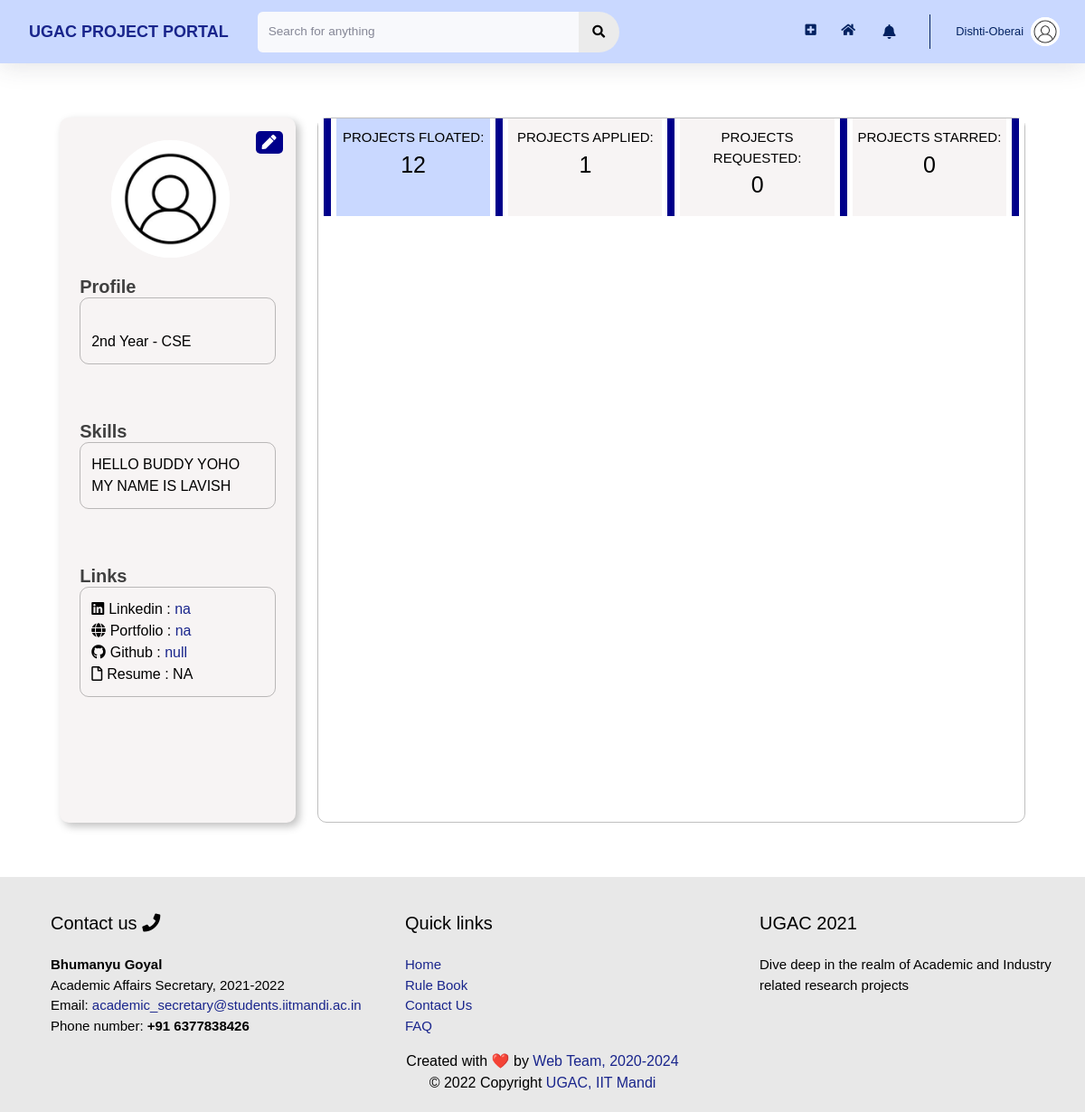
The page /profile/2 (signed in) on the database its author committed.
### users/models.py (models this page shows, shortened)
class Profile(models.Model):
    user = models.OneToOneField(User, on_delete=models.CASCADE)
    image = models.ImageField(default = 'default.jpg', upload_to='profile_pics', blank=True)
    rollno = models.CharField(max_length=10)
    year = models.CharField(max_length=30, choices = YEAR_CHOICES)
    branch = models.CharField(max_length=30, choices = BRANCH_CHOICES)
    techskills = models.ManyToManyField(Tag, related_name='techskills')
    starred_projects = models.ManyToManyField(Project, related_name='starred_projects', blank = True)
    liked_projects = models.ManyToManyField(Project, related_name='liked_projects', blank = True)
    cv = models.FileField(upload_to='resumes',validators=[FileExtensionValidator(allowed_extensions=['pdf'])])
    linked_in_link = models.CharField(blank=True, max_length=100)
    portfolio_link = models.CharField(blank=True, max_length=100)
    github_link = models.CharField(blank=True, max_length=100)

### home/models.py (models this page shows)
class Tag(models.Model):
    Title = models.CharField(max_length=20)
    def __str__(self):
        return f"{self.Title}"

### home/decorators.py (the view)
    def wrap(request, *args, **kwargs):
        if check_user_profile(request.user):
            messages.error(request, 'Please complete your profile first.')
            return redirect(f'/profile/edit')
        else:
            return function(request, *args, **kwargs)

### functions.py (called while the page is built)
def get_user_projects(user):
    all_project_list = Project.objects.all().order_by('-DatePosted')
    applied = all_project_list.filter(AlreadyApplied=user)
    floated = all_project_list.filter(FloatedBy=user)
    requested = []
    for apply_request in ApplyRequest.objects.all().filter(User=user).filter(Status = "Pending"):
        requested.append(apply_request.Project)
    starred = user.profile.starred_projects.all()
    return [floated, applied, requested, starred]

def check_user_profile(user):
    user_fields = [user.username, user.first_name, user.last_name, user.email]
    for field in user_fields:
        if field == None or (len(field) == 0):
            return True
    profile = user.profile
    profile_fields = [profile.image, profile.rollno ,profile.year ,profile.branch]
    for field in profile_fields:
        if field == None or (len(field) == 0):
            return True
    if str(profile.cv) == "" or len(profile.techskills.all()) == 0:
        return True
    return False

### users/views.py (called while the page is built)
@login_required
@user_profile_completed
def profile(request, user_id):
    user = User.objects.get(id=user_id)
    projects = get_user_projects(user)
    projects_id = get_user_projects_id(user)
    context = {
        'title': 'Profile',
        'projects': projects,
        'projects_id': projects_id,
        'notifications': Notification.objects.filter(user=request.user).order_by('-time'),
        'profile_user': user
    }
    return render(request, 'users/profile.html', context)

### users/templates/users/profile.html (shortened to what this page needs)
{% extends 'home/main.html' %} {% load static %}
{% block customStylesheets %}
<link rel="stylesheet" type="text/css" href="{% static 'users/profile.css' %}">
{% endblock customStylesheets %}
{% block content %}
<div id="profile" class="horizontal-center">
  <div id="leftColumn">
    <div id="editButton" class="vertical-center">
      <div class="horizontal-center">
        <a style="color: white;" href="/profile/edit"><i class="fas fa-pen"></i> </a>
      </div>
    </div>
      <img class="profileImage" src="{{ profile_user.profile.image.url }}" alt="">
    <div class="leftColumnCard horizontal-center">
      <div class="cardTitle">
        Profile
      </div>
      <div class="cardDetails vertical-center">
        <div>
          <br>
          {{ profile_user.profile.year }} Year - {{ profile_user.profile.branch }}
          <br>
        </div>
      </div>
    </div>
    <div class="leftColumnCard horizontal-center">
      <div class="cardTitle">
        Skills
      </div>
      <div class="cardDetails vertical-center">
        <div>
          {% for skill in profile_user.profile.techskills.all %}
          {{ skill }}
          {% endfor %}
        </div>
      </div>
    </div>
    <div class="leftColumnCard horizontal-center">
      <div class="cardTitle">
        Links
      </div>
      <div class="cardDetails vertical-center">
        <div>
          <i class="fab fa-linkedin" style="margin-right: 5px;"></i>Linkedin :
          {% if profile_user.profile.linked_in_link|length > 0%}
          <a href={{profile_user.profile.linked_in_link}} target="_blank">{{profile_user.profile.linked_in_link}}</a>
          {% else %}
          NA
          {% endif %}
          <br>
          <i class="fas fa-globe" style="margin-right: 5px;"></i>Portfolio :
          {% if profile_user.profile.portfolio_link|length > 0%}
          <a href={{profile_user.profile.portfolio_link}} target="_blank">{{profile_user.profile.portfolio_link}}</a>
          {% else %}
          NA
          {% endif %}
          <br>
          <i class="fab fa-github" style="margin-right: 5px;"></i>Github :
          {% if profile_user.profile.github_link|length > 0%}
          <a href={{profile_user.profile.github_link}} target="_blank">{{profile_user.profile.github_link}}</a>
          {% else %}
          NA
          {% endif %}
          <br>
          <i class="far fa-file" style="margin-right: 5px;"></i>Resume :
          {% if profile_user.profile.cv|length > 0%}
          <a href="{{profile_user.profile.cv.url}}" target="_blank">
            Click Here
          </a>
          {% else %}
          NA
          {% endif %}
          <br>
        </div>
      </div>
    </div>
  </div>
  <div id="rightColumn">
    <div id="profileProjects">
      <div id="projectButtons">
        <div class="vertical-line">
          <div class="line"></div>
        </div>
        <div class="projectButton buttonSelected" id='projects0button' onclick="toggleVisibility('projects0')">
          <div class="projectButtonTitle">
            PROJECTS FLOATED:
          </div>
          <div class="projectsNumbers">
            {{ projects_id.0|length }}
          </div>
        </div>
        <div class="vertical-line">
          <div class="line"></div>
        </div>
        <div class="projectButton" id='projects1button' onclick="toggleVisibility('projects1')">
          <div class="projectButtonTitle">
            PROJECTS APPLIED:
          </div>
          <div class="projectsNumbers">
            {{ projects_id.2|length }}
          </div>
        </div>
        <div class="vertical-line">
          <div class="line"></div>
        </div>
        <div class="projectButton" id='projects2button' onclick="toggleVisibility('projects2')">
          <div class="projectButtonTitle">
            PROJECTS REQUESTED:
          </div>
          <div class="projectsNumbers">
            {{ projects_id.3|length }}
          </div>
        </div>
        <div class="vertical-line">
          <div class="line"></div>
        </div>
        <div class="projectButton" id='projects3button' onclick="toggleVisibility('projects3')">
          <div class="projectButtonTitle">
            PROJECTS STARRED:
          </div>
          <div class="projectsNumbers">
            {{ projects_id.4|length }}
          </div>
        </div>
        <div class="vertical-line">
          <div class="line"></div>
        </div>
      </div>
    </div>
  </div>
</div>
</div>
{% endblock content %}

### home/templates/home/main.html (shortened to what this page needs)
{% extends 'home/base.html' %}
{% load static %}
{% load crispy_forms_tags %}

### home/templates/home/base.html (shortened to what this page needs)
{% load static %}
<!DOCTYPE html>
<html lang="en">
    <head>
        {% block stylesheets %}
        <link rel="stylesheet" type="text/css" href="{% static 'home/style.css' %}">
        <link rel="stylesheet" type="text/css" href="{% static 'home/cards.css' %}">
        <link rel="stylesheet" type="text/css" href="{% static 'home/footer.css' %}">
        {% endblock stylesheets %}
        {% block customStylesheets %}{% endblock customStylesheets %}
        <link rel="stylesheet" href="https://pro.fontawesome.com/releases/v5.10.0/css/all.css" />
    </head>
    {% block mainBlock %}
    <body id="page-top">
        <div id="wrapper">
            <div id="content-wrapper" class="d-flex flex-column">
                <div id="content" style="background: white;">
                    <nav class="navbar navbar-expand navbar-light bg-white topbar mb-4 static-top shadow">
                        <div class="sidebar-brand-text mx-3" style="color: #022160; font-size: large; font-weight: bold"> <a href="/">UGAC PROJECT PORTAL</a></div>
                        <form method="POST" action="{{request.get_full_path}}" class="d-none d-sm-inline-block form-inline mr-auto ml-md-3 my-2 my-md-0 mw-100 navbar-search">
                            <div class="input-group">
                                <input type="text" class="form-control bg-light border-0 small" placeholder="Search for anything" aria-label="Search" aria-describedby="basic-addon2" name="search">
                                <div class="input-group-append">
                                    <button class="btn btn-primary" type="submit">
                                        <i class="fas fa-search fa-sm"></i>
                                    </button>
                                </div>
                            </div>
                        </form>
                        <ul class="navbar-nav ml-auto">
                            <div class="notif-tooltip">
                                <a class="nav-link" href="/project/new">
                                    <i class="fas fa-plus-square fa-sm fa-fw mr-2 text-gray-400" style="margin-top: 18px;"></i>
                                </a>
                            </div>
                            <div class="notif-tooltip">
                                <a class="nav-link" href="{% url 'home' %}" role="button" style="margin-top: 13px;">
                                    <i class="fas fa-home fa-fw fa-sm mr-2 text-gray-400"></i>
                                </a>
                            </div>
                            <li class="nav-item dropdown no-arrow mx-1">
                                <a class="nav-link dropdown-toggle notif-tooltip" id="alertsDropdown" role="button" data-toggle="dropdown" aria-haspopup="true" aria-expanded="false" style="padding: 8px; width: 41.5px;">
                                    <i class="fas fa-bell fa-fw" style="margin-right: 8px;"></i>
                                </a>
                            </li>
                            <li class="nav-item dropdown no-arrow">
                                <a class="nav-link dropdown-toggle" id="userDropdown" role="button" data-toggle="dropdown" aria-haspopup="true" aria-expanded="false">
                                    <span class="mr-2 d-none d-lg-inline text-gray-600 small">{{user.username}}</span>
                                    <img class="img-profile rounded-circle" src="{{user.profile.image.url}}">
                                </a>
                            </li>
                        </ul>
                    </nav>
                    <div class="container-fluid">
                        {% block content %}{% endblock content %}
                    </div>
                </div>
            </div>
        <div id="footer">
            <div class="footer_cards">
                <div class="footer_card">
                    <div class="footer_card_Title">
                        Contact us <i class="fa fa-phone" aria-hidden="true"></i>
                    </div>
                    <div class="footer_card_Details">
                        <b>Bhumanyu Goyal</b>
                        <br>
                        Academic Affairs Secretary, 2021-2022
                        <br>
                        Email: <a href="mailto:academic_secretary@students.iitmandi.ac.in">academic_secretary@students.iitmandi.ac.in</a>
                        <br>
                        Phone number: <b>+91 6377838426</b>
                    </div>
                </div>
                <div class="footer_card">
                    <div class="footer_card_Title">
                        Quick links
                    </div>
                    <div class="footer_card_Details">
                        <a href="">Home</a>
                        <br>
                        <a href="">Rule Book</a>
                        <br>
                        <a href="">Contact Us</a>
                        <br>
                        <a href="">FAQ</a>
                    </div>
                </div>
                <div class="footer_card">
                    <div class="footer_card_Title">
                        UGAC 2021
                    </div>
                    <div class="footer_card_Details">
                        Dive deep in the realm of Academic and Industry related research projects
                    </div>
                    </div>
                </div>
            </div>
            <div id="CopyrightAndTeam">
                <div class="vertical-center">
                    <div class="team horizontal-center">
                        Created with ❤️ by <a href="">Web Team, 2020-2024</a>
                    </div>
                </div>
                <div class="vertical-center">
                    <div class="copyright horizontal-center">
                        &copy; 2022 Copyright <a href="">UGAC, IIT Mandi</a>
                    </div>
                </div>
            </div>
    </body>
    {% endblock mainBlock %}
</html>

### home/static/home/footer.css (style rules this page uses)
.horizontal-center { margin: 0 auto; }
.vertical-center { display: flex; align-items: center; }
#footer { padding: 20px 0px 0px 40px; background-color: #e8e8e8; }
#CopyrightAndTeam { background-color: #e8e8e8; padding-bottom: 20px; }
.footer_card_Title { font-size: 20px; }
.footer_card_Details { margin-top: 20px; font-size: 15px; }
.footer_cards { max-width: 1200px; margin: 0 auto; display: grid; grid-gap: 1rem; }
.footer_card { padding: 1rem; grid-template-columns: repeat(auto-fit, minmax(300px, 1fr)); }
@media (min-width: 600px) { .footer_cards { grid-template-columns: repeat(2, 1fr); } }
@media (min-width: 900px) { .footer_cards { grid-template-columns: repeat(3, 1fr); } }

### users/static/users/profile.css (style rules this page uses)
.horizontal-center { margin: 0 auto; }
.vertical-center { display: flex; align-items: center; }
.container-fluid { padding: 0; }
#profile { width: 89%; display: flex; min-height: 780px; margin-bottom: 60px; margin-top: 60px; }
#leftColumn { width: 25%; min-width: 250px; position: relative; background: #F7F4F4; box-shadow: 4px 4px 10px rgba(0, 0, 0, 0.25); border-radius: 10px; }
.profileImage { width: 50%; max-width: 160px; margin-left: 22%; margin-top: 25px; border-radius: 500px; }
#editButton { position: absolute; left: 83%; top: 15px; background-color: darkblue; height: 25px; width: 30px; border-radius: 5px; }
.leftColumnCard { width: 83%; min-height: 140px; overflow-x: hidden; margin-top: 20px; }
.leftColumnCard:last-child { margin-bottom: 15px; }
.cardTitle { font-family: sans-serif; font-style: normal; font-weight: bold; font-size: 20px; line-height: 24px; color: #404040; }
.cardDetails { padding: 1vw; border: 1px solid rgba(0, 0, 0, 0.25); box-sizing: border-box; border-radius: 10px; overflow-wrap: break-word; }
#rightColumn { margin-left: 2vw; width: 75%; border: 1px solid rgba(0, 0, 0, 0.25); box-sizing: border-box; border-radius: 10px; }
#projectButtons { display: flex; min-height: 60px; }
.vertical-line { width: 20px; padding: 0px 6px; background-color: white !important; }
.line { height: 100%; width: 8px; background-color: darkblue; }
#projectButtons>div { background: #F7F4F4; text-align: center; }
.projectButton { width: 100%; cursor: pointer; }
.projectButtonTitle { font-family: sans-serif; font-size: 15px; margin-top: 10px; }
.projectsNumbers { font-size: 25px; margin-bottom: 15px; }
.buttonSelected { background: #C9D8FF !important; }

### rows shown on the page
Tag: Title "HELLO"
Tag: Title "BUDDY"
Tag: Title "YOHO"
Tag: Title "MY"
Tag: Title "NAME"
Tag: Title "IS"
Tag: Title "LAVISH"

### other values the page prints
{{ user.username }} "Dishti-Oberai"
{{ profile_user.profile.year }} "2nd"
{{ profile_user.profile.branch }} "CSE"
{{ profile_user.profile.linked_in_link }} "na"
{{ profile_user.profile.portfolio_link }} "na"
{{ profile_user.profile.github_link }} "null"
{{ projects_id.0|length }} "12"
{{ projects_id.2|length }} "1"
{{ projects_id.3|length }} "0"
{{ projects_id.4|length }} "0"
